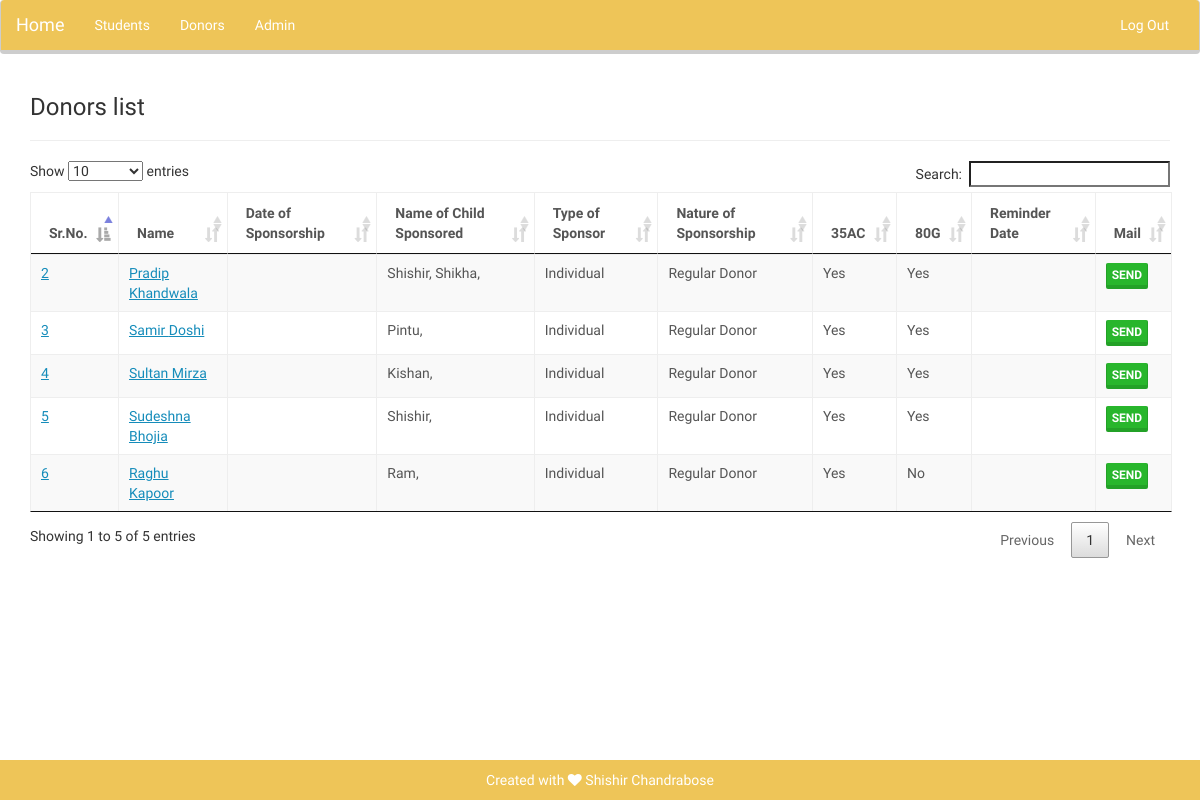
/donors/ (signed in), run on the app's committed database.
### visamokids/models.py (models this page shows, shortened)
class Donor(models.Model):
	first_name = models.CharField(max_length=100, help_text="e.g. Pradeep", blank=True, null=True)
	last_name = models.CharField(max_length=100, help_text="e.g. Khandwala", blank=True, null=True)
	contact_number = models.BigIntegerField(blank=True, null=True, help_text="e.g. 8844999000")
	email = models.EmailField(blank=True, null=True, help_text="e.g. pradeep@factory.com")
	dob = models.DateField(blank=True, null=True)
	dob_family_member = models.DateField(blank=True, null=True)
	marriage_anniversary = models.DateField(blank=True, null=True)
	address = models.TextField(blank=True, null=True, help_text="e.g. 8 Gomatipur Street, Sarkhej")
	citizenship = models.CharField(max_length=100, help_text="e.g. Indian, US Citizen", blank=True, null=True)
	child_sponsored = models.ManyToManyField(Student, related_name='student')
	payment_info = models.ManyToManyField(PaymentInfo, related_name='payment_info')
	SPNSR_TYPES_CHOICES = (
		('IND', 'Individual'),
		('GRP', 'Group'),
		('INS', 'Institutional'),
		('CSR', 'CSR'),
	)
	sponsorship_type = models.CharField(choices = SPNSR_TYPES_CHOICES, default = 'IND', max_length=3, blank=True, null=True)
	SPNSR_SUB_TYPES_CHOICES = (
		('CMPLT', 'Complete Sponsorship'),
		('ANNUL', 'Annual Sponsorship For Education'),
		('SBFC', 'Sponsor Boarding, Food, Clothes'),
		('SM', 'Sponsor a Child\'s Meals'),
		('SB', 'Sponsor a Child\'s Boarding'),
		('SDM', 'Sponsor a Days\'s Meal'),
		('TD', 'Token Donation'),
		('IK', 'In Kind'),
	)
	sponsorship_sub_type = models.CharField(choices=SPNSR_SUB_TYPES_CHOICES, default='CMPLT', max_length=5, blank=True, null=True)
	in_kind_donation = models.TextField(help_text="e.g. In Kind Donation", blank=True, null=True)
	SPNSR_NATURE_CHOICES = (
		('REG', 'Regular Donor'),
		('NEW', 'New Donor'),
	)
	sponsorship_nature = models.CharField(choices = SPNSR_NATURE_CHOICES, default = 'REG', max_length=3, blank=True, null=True)
	YES_NO_CHOICES = (
		('Y', 'Yes'),
		('N', 'No'),
	)
	is_35_ac_given = models.CharField(choices=YES_NO_CHOICES, default='Y', max_length=3 , blank=True, null=True)
	is_80_G = models.CharField(choices=YES_NO_CHOICES, default='Y', max_length=3, blank=True, null=True)
	reference = models.CharField(max_length=100, help_text="e.g. Pradeep", blank=True, null=True)
	reminder_info = models.ManyToManyField(ReminderInfo, related_name='reminder_info')
	child_pictures_available = models.CharField(choices=YES_NO_CHOICES, default='Y', max_length=3, blank=True, null=True)
	child_story_available = models.CharField(choices=YES_NO_CHOICES, default='Y', max_length=3, blank=True,	null=True)
	progress_report = models.CharField(choices=YES_NO_CHOICES, default='Y', max_length=3, blank=True, null=True)
	annual_report = models.CharField(choices=YES_NO_CHOICES, default='Y', max_length=3, blank=True, null=True)

class Student(models.Model):
	gr_no = models.BigIntegerField(help_text="e.g. 39", primary_key=True, default=0)
	first_name = models.CharField(max_length=100, help_text="e.g. Arpit", blank=True, null=True)
	middle_name = models.CharField(blank=True, null=True, max_length=100, help_text="e.g. Sumanbhai")
	last_name = models.CharField(max_length=100, help_text="e.g. Gamit",blank=True, null=True)
	dob = models.DateField(blank=True, null=True)
	birth_place = models.CharField(max_length=300, blank=True, null=True, help_text="e.g. Uchhal ,Surat")
	bio = models.TextField(blank=True, null=True, help_text="e.g. Has four siblings. Two younger and two elder ones.. or.. Started working as developer in TCS.")
	caste = models.CharField(max_length=300, blank=True, default='None', null=True,help_text="e.g. Hindu Gamit")
	SC_ST_OBC_CHOICES = (
		('SC','SC'),
		('ST','ST'),
		('OBC','OBC'),
		('OTHER','Other'),
		)
	sc_st_obc = models.CharField(choices = SC_ST_OBC_CHOICES, default = 'OTHER', max_length=5)
	nationality = models.CharField(max_length=300, blank=True, null=True, help_text="e.g. Indian")
	blood_group = models.CharField(blank=True, null=True, max_length=10, help_text="e.g. O+ve")
	date_of_admission = models.DateField()
	YES = 'Yes'
	NO = 'No'
	YES_NO_CHOICES = (
		(YES,'Yes'),
		(NO,'No'),
		)
	medical_report = models.CharField(choices = YES_NO_CHOICES, default = NO, max_length=3)
	findings = models.CharField(max_length=300, blank=True, null=True)
	iq_test = models.CharField(choices = YES_NO_CHOICES, default = NO, max_length=3)
	iq_result = models.IntegerField(blank=True, null=True,help_text="e.g. 98")
	father_of_student = models.ForeignKey(StudentFather, on_delete=models.CASCADE, blank=True, null=True)
	mother_of_student = models.ForeignKey(StudentMother, on_delete=models.CASCADE, blank=True, null=True)
	student_school_info = models.ForeignKey(StudentSchoolInfo, on_delete=models.CASCADE, blank=True, null=True)

### visamokids/views.py (the view)
# urls.py: url(r'^donors/', views.donor, name='donor'),
@login_required(login_url='login_page.html')
def donor(request):
	donors = Donor.objects.all()
	return render(request,'visamokids/donor.html', {
			'donors':donors,
		})

### firstdjango/templates/visamokids/donor.html (shortened to what this page needs)
{% extends "base.html" %}
{% block content %}
	<div>
		<h3>Donors list</h3>
		<hr>
		    <table id="myDataTable" class="table table-striped table-bordered" cellspacing="0">
                <thead>
                    <tr>
                        <th>Sr.No.</th>
                        <th>Name</th>
                        <th>Date of Sponsorship</th>
                        <th>Name of Child Sponsored</th>
                        <th>Type of Sponsor</th>
                        <th>Nature of Sponsorship</th>
                        <th>35AC</th>
                        <th>80G</th>
                        <th>Reminder Date</th>
                        <th>Mail</th>
                    </tr>
                </thead>
                <tbody>
                    {% for donor in donors %}
                        <tr>
                            <td>
                                <a href="{% url 'donor_detail' donor.id %}"> {{ donor.id }} </a>
                            </td>
                            <td>
                                <a href="{% url 'donor_detail' donor.id %}"> {{ donor.first_name|capfirst}} {{ donor.last_name|capfirst}} </a>
                            </td>
                            <td>
                            </td>
                            <td>
                                {% for child_sponsored in donor.child_sponsored.all %}
                                    {% if child_sponsored and child_sponsored.strip %}
                                    {% else %}
                                        {{ child_sponsored.first_name }},
                                    {% endif %}
                                {% endfor %}
                            </td>
                            <td>
                                {{ donor.get_sponsorship_type_display}}
                            </td>
                            <td>
                                {{ donor.get_sponsorship_nature_display}}
                            </td>
                            <td>
                                {{ donor.get_is_35_ac_given_display}}
                            </td>
                            <td>
                                {{ donor.get_is_80_G_display}}
                            </td>
                            <td>
                            </td>
                            <td>
                               <a href="{% url 'send_email' donor.id %}" class="btn btn-primary btn-xs btn-success"> Send</a>
                            </td>
                        </tr>
                    {% endfor %}
                </tbody>
         </table>
	</div>
{% endblock %}

### data on the page
Donor: id "2", first_name "Pradip", last_name "Khandwala", sponsorship_type "Individual", sponsorship_nature "Regular Donor", is_35_ac_given "Yes", is_80_G "Yes"
Student: first_name "Shishir"
Student: first_name "Shikha"
Donor: id "3", first_name "Samir", last_name "Doshi", sponsorship_type "Individual", sponsorship_nature "Regular Donor", is_35_ac_given "Yes", is_80_G "Yes"
Student: first_name "Pintu"
Donor: id "4", first_name "Sultan", last_name "Mirza", sponsorship_type "Individual", sponsorship_nature "Regular Donor", is_35_ac_given "Yes", is_80_G "Yes"
Student: first_name "Kishan"
Donor: id "5", first_name "Sudeshna", last_name "Bhojia", sponsorship_type "Individual", sponsorship_nature "Regular Donor", is_35_ac_given "Yes", is_80_G "Yes"
Donor: id "6", first_name "Raghu", last_name "Kapoor", sponsorship_type "Individual", sponsorship_nature "Regular Donor", is_35_ac_given "Yes", is_80_G "No"
Student: first_name "Ram"
